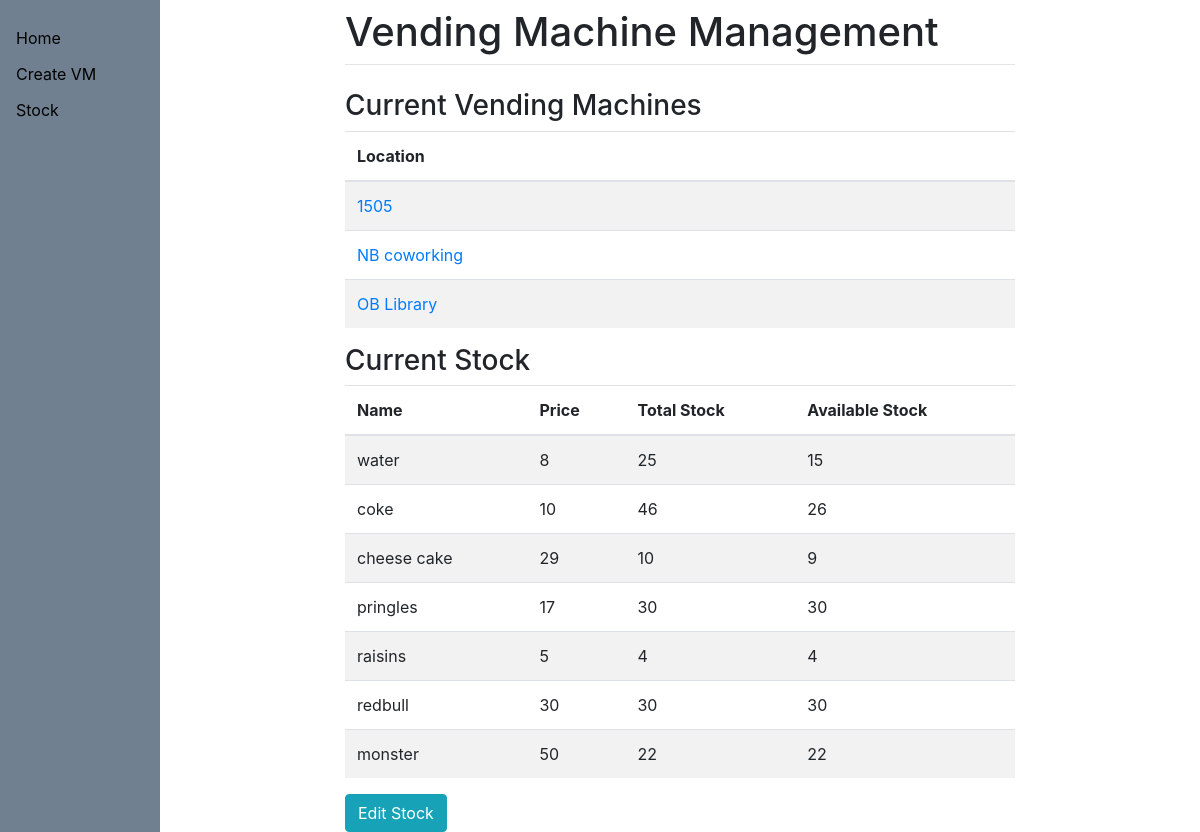
Before: / with the older database file.
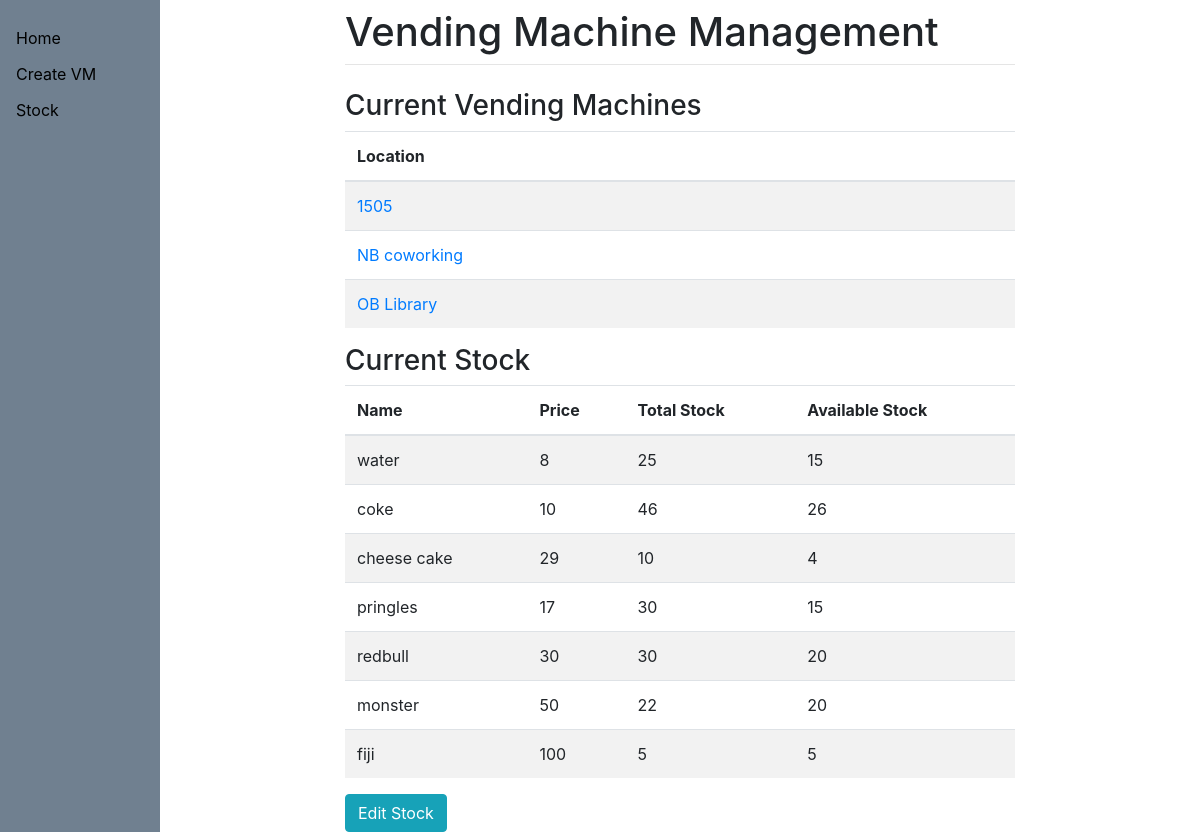
After: the same page with the newer database file.
### vending/models.py (models this page shows, shortened)
class VendingMachine(models.Model):
    location = models.CharField(max_length=200)

class Snacks(models.Model):
    name = models.CharField(max_length=200)
    price = models.IntegerField()
    totalQuantity = models.IntegerField()
    availableQuantity = models.IntegerField(default=0)

### vending/views.py (the view)
# urls.py: 2. Add a URL to urlpatterns:  path('', views.home, name='home')
def home(response):
    all_vm = VendingMachine.objects.all()
    return render(response, "vending/home.html", {"allVM": all_vm, "snacks": snacks})

### vending/templates/vending/home.html
{% extends 'vending/base.html' %}
{% block content %}
<h3>Current Vending Machines</h3>
<table class="table table-striped">
    <thead>
    <tr>
        <th scope="col">Location</th>
    </tr>
    </thead>
    <tbody>
    {% for vm in allVM %}
    <tr>
        <td><a href="{{ vm.location }}">{{ vm.location }}</a></td>
    </tr>
    {% endfor %}
    </tbody>
</table>
<h3>Current Stock</h3>
<table class="table table-striped">
    <thead>
    <tr>
        <th scope="col">Name</th>
        <th scope="col">Price</th>
        <th scope="col">Total Stock</th>
        <th scope="col">Available Stock</th>
    </tr>
    </thead>
    <tbody>
    {% for snack in snacks %}
    <tr>
        <td>{{ snack.name }}</td>
        <td>{{ snack.price }}</td>
        <td>{{ snack.totalQuantity }}</td>
        <td>{{ snack.availableQuantity }}</td>
    </tr>
    {% endfor %}
    </tbody>
</table>
<button type="submit" name="editStock" onclick="location.href='/stock/'" class="btn btn-info">Edit Stock</button>
{% endblock %}

### vending/templates/vending/base.html (shortened to what this page needs)
<!DOCTYPE html>
<html lang="en">
<head>
    <link rel="stylesheet" href="https://cdn.jsdelivr.net/npm/bootstrap@4.3.1/dist/css/bootstrap.min.css"
>
</head>
<body>
<div class="sidenav">
    <a href="/">Home</a>
    <a href="/createVM/">Create VM</a>
    <a href="/stock/">Stock</a>
</div>
<div id=content", name="content" , class="main">
    <div class="row justify-content-center">
        <div class="col-8">
            <h1 class="mt-2">Vending Machine Management</h1>
            <hr class="mt-0 mb-4">
            {% block content %}
            {% endblock %}
        </div>
    </div>
</div>
</body>
</html>

### vending/templates/vending/base.html (style rules this page uses)
.sidenav { height: 100%; width: 160px; position: fixed; z-index: 1; top: 0; left: 0; background-color: slategray; overflow-x: hidden; padding-top: 20px; }
.sidenav a { padding: 6px 8px 6px 16px; text-decoration: none; color: black; display: block; }
.main { margin-left: 160px; padding: 0px 10px }

Changed rows visible on the page:
removed Snacks: name "raisins", price "5", totalQuantity "4", availableQuantity "4"
changed Snacks "cheese cake": availableQuantity "9" → "4"
changed Snacks "pringles": availableQuantity "30" → "15"
changed Snacks "redbull": availableQuantity "30" → "20"
changed Snacks "monster": availableQuantity "22" → "20"
added Snacks: name "fiji", price "100", totalQuantity "5", availableQuantity "5"
